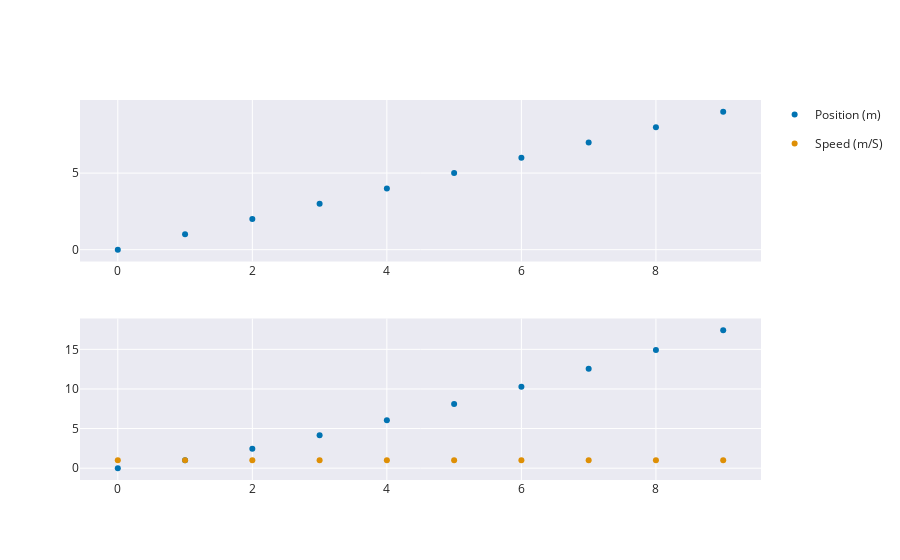

Notebook code cell kept with this figure:
### Code cell
fig = px.scatter(df,x='time__s__', y='time__s__') / px.scatter(df,x='time__s__', y=['position__m__', 'speed__m/s__'])
fig

### Figure 1 — Plotly figure (JSON) as saved in the notebook; plotly's stock layout.template omitted (floating-point values rounded to 4 significant figures)
{"data": [{"hovertemplate": "Time (s)=%{y}<extra></extra>", "legendgroup": "", "marker": {"color": "#0173b2", "symbol": "circle"}, "mode": "markers", "name": "", "orientation": "v", "showlegend": false, "type": "scatter", "x": [0, 1, 2, 3, 4, 5, 6, 7, 8, 9], "xaxis": "x", "y": [0, 1, 2, 3, 4, 5, 6, 7, 8, 9], "yaxis": "y"}, {"hovertemplate": "Variable=position__m__<br>Time (s)=%{x}<br>Value=%{y}<extra></extra>", "legendgroup": "Position (m)", "marker": {"color": "#0173b2", "symbol": "circle"}, "mode": "markers", "name": "Position (m)", "orientation": "v", "showlegend": true, "type": "scatter", "x": [0, 1, 2, 3, 4, 5, 6, 7, 8, 9], "xaxis": "x2", "y": [0, 1, 2.462, 4.171, 6.063, 8.103, 10.27, 12.55, 14.93, 17.4], "yaxis": "y2"}, {"hovertemplate": "Variable=speed__m/s__<br>Time (s)=%{x}<br>Value=%{y}<extra></extra>", "legendgroup": "Speed (m/S)", "marker": {"color": "#de8f05", "symbol": "circle"}, "mode": "markers", "name": "Speed (m/S)", "orientation": "v", "showlegend": true, "type": "scatter", "x": [0, 1, 2, 3, 4, 5, 6, 7, 8, 9], "xaxis": "x2", "y": [1, 1, 1, 1, 1, 1, 1, 1, 1, 1], "yaxis": "y2"}], "layout": {"xaxis": {"anchor": "y", "domain": [0, 1]}, "xaxis2": {"anchor": "y2", "domain": [0, 1]}, "yaxis": {"anchor": "x", "domain": [0.575, 1]}, "yaxis2": {"anchor": "x2", "domain": [0, 0.425]}}}
